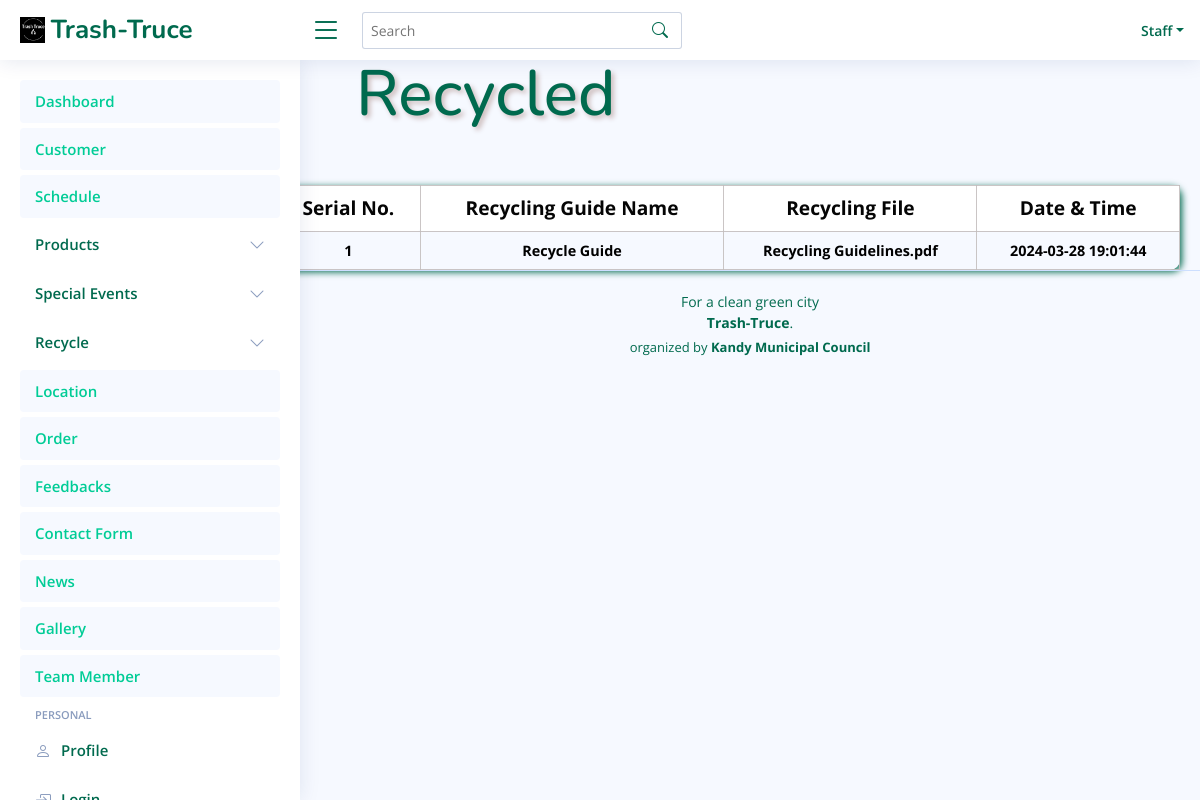
Page /staff_TrashTruce/RecyclingGuide.php (signed in) on the committed database.
### tables this page shows
CREATE TABLE `recycling_guide` (
  `ID` int(11) NOT NULL,
  `Name` text NOT NULL,
  `Gfile` text NOT NULL,
  `Date` timestamp NOT NULL DEFAULT current_timestamp() ON UPDATE current_timestamp()
);

### FO/Recycle.php (called while the page is built, shortened)
<?php
class Recycle
{
public static function GetGuides()
{
    try {
        $query = "SELECT `ID`, `Name`, `Gfile`, `Date` FROM `recycling_guide`";
        $conn = Conn::GetConnection();
        $result = $conn->query($query);
        $guides = array();
        foreach ($result->fetchAll() as $r) {
            $guide = new Recycle();
            $guide->gID= $r['ID'];
            $guide->gname = $r['Name'];
            $guide->gfile = $r['Gfile'];
            $guide->gdate = $r['Date'];
            array_push($guides, $guide);
        }
        return $guides;
    } catch (Exception $th) {
        throw $th;
    }
}
}

### staff_TrashTruce/RecyclingGuide.php (the view, shortened to what this page needs)
<?php
include('../FO/Recycle.php');
$recycle = new Recycle();
$guides = $recycle->GetGuides();
?>
<!DOCTYPE html>
<html lang="en">
<head>
    <link rel="stylesheet" href="assets/css/View.css">
</head>
<body>
<?php
if (isset($_GET['search']) && !empty($_GET['search'])) {
    $search = $_GET['search'];
    $guide = Recycle::SearchGuide($search);
} else {
    $guide = Recycle::GetGuides();
}
?>
    <div>
       <?php
         include "Header.php";
        ?>
    </div>
    <div class="main">
        <div class="colorbar">
            <h1>Recycled</h1>
        </div>
        <div class="btnAll">
            <div class="btnAllDlt"><button class="btn10"><a href="AddRGuide.php">Add Guide</a></button></div>
        </div>
        <div class="intro">
            <table>
                <tr>
                    <th>Serial No.</th>
                    <th>Recycling Guide Name</th>
                    <th>Recycling File</th>
                    <th>Date & Time</th>
                </tr>
                <?php if (count($guide) > 0): ?>
                <?php foreach ($guides as $index => $guide): ?>
                    <tr>
                        <td><?php echo $index + 1; ?></td>
                        <td><?php echo $guide->gname; ?></td>
                        <td><?php echo $guide->gfile; ?></td>
                        <td><?php echo $guide->gdate?></td>
                    </tr>
                    <?php endforeach; ?>
        <?php else: ?>
            <tr>
                <td colspan="6">No Guides found.</td>
            </tr>
        <?php endif; ?>
            </table>
        </div>
    </div>
    <div>
    </div>
</body>
</html>

### staff_TrashTruce/assets/css/View.css (style rules this page uses)
body { font-family: "Open Sans", sans-serif; background: #f6f9ff; color: #444444; }
.main { padding: 0; }
.colorbar h1 { color: #006A4E; font-family: "Nunito", sans-serif; padding: 20px; text-shadow: 3px 3px 5px rgb(204, 188, 188); margin-left: 50px; font-size: 4em; margin-left: 28%; margin-top: 3%; }
.intro { margin-top: 0px; margin-left: 23%; margin-right: 20px; }
table { width: 100%; border-collapse: collapse; color: rgb(5, 5, 5); border-radius: 10px; box-shadow: 2px 2px 7px #006A4E; border-radius: 10px; }
table th { border: 1px solid #c2bcbcdd; border-radius: 2px; padding: 8px; text-align: center; font-size: 1.2em; }
table td { border: 1px solid #c2bcbcdd; border-radius: 2px; padding: 8px; text-align: center; color: black; font-size: 0.9em; font-weight: bold; }
table th { background-color:white }
.btn10 { border: none; padding: 0; }

### staff_TrashTruce/assets/css/style.css (style rules this page uses)
:root { scroll-behavior: smooth; }
body { font-family: "Open Sans", sans-serif; background:#f6f9ff; color: #444444; }
a { color: #00cc96; text-decoration: none; }
h1, h2, h3, h4, h5, h6 { font-family: "Nunito", sans-serif; }
@media (min-width: 1200px) { #main, #footer { margin-left: 300px; } }
.footer { padding: 20px 0; font-size: 14px; transition: all 0.3s; border-top: 1px solid #cddfff; }
.footer .copyright { text-align: center; color: #006A4E; }
.footer .credits { padding-top: 5px; text-align: center; font-size: 13px; color: #006A4E; }

### rows in the picture
recycling_guide: Name "Recycle Guide", Gfile "Recycling Guidelines.pdf", Date "2024-03-28 19:01:44"
